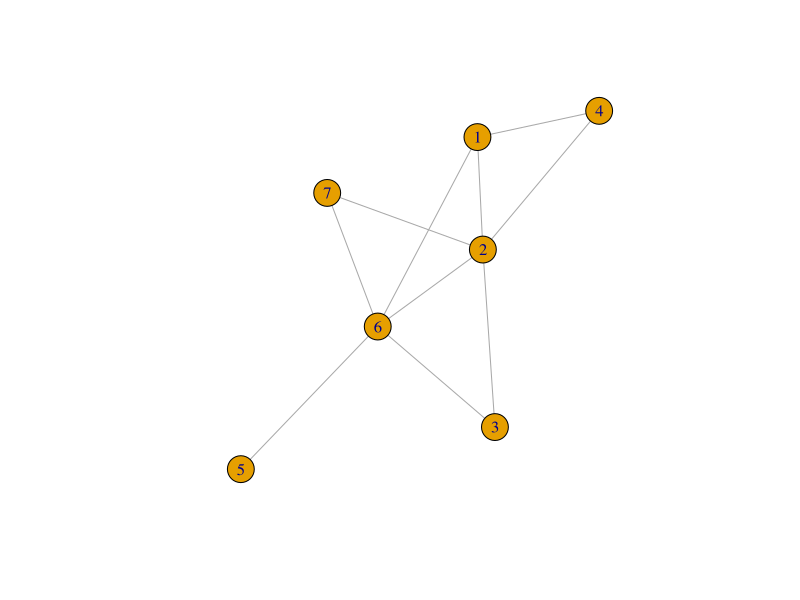
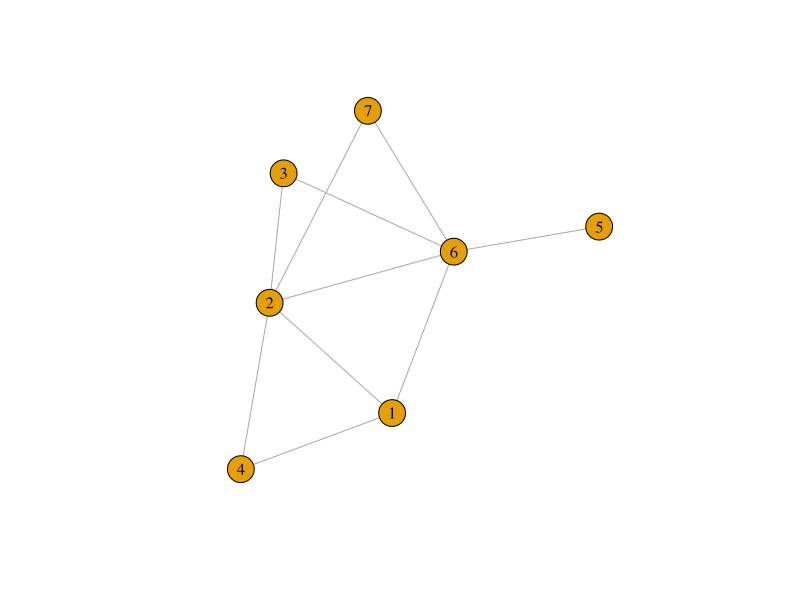
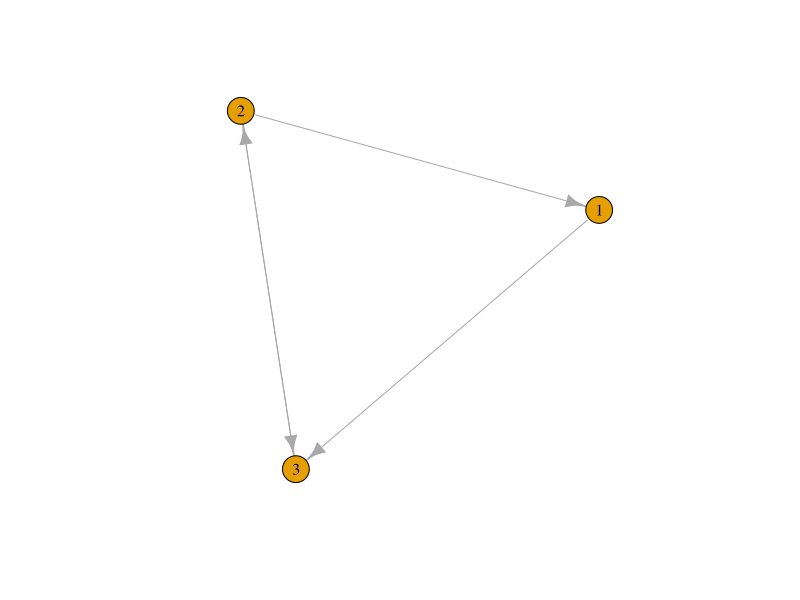
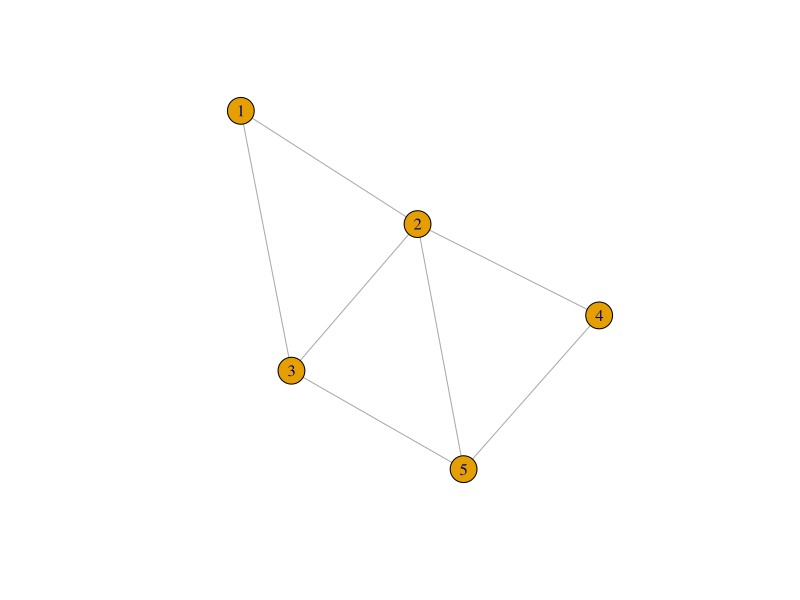
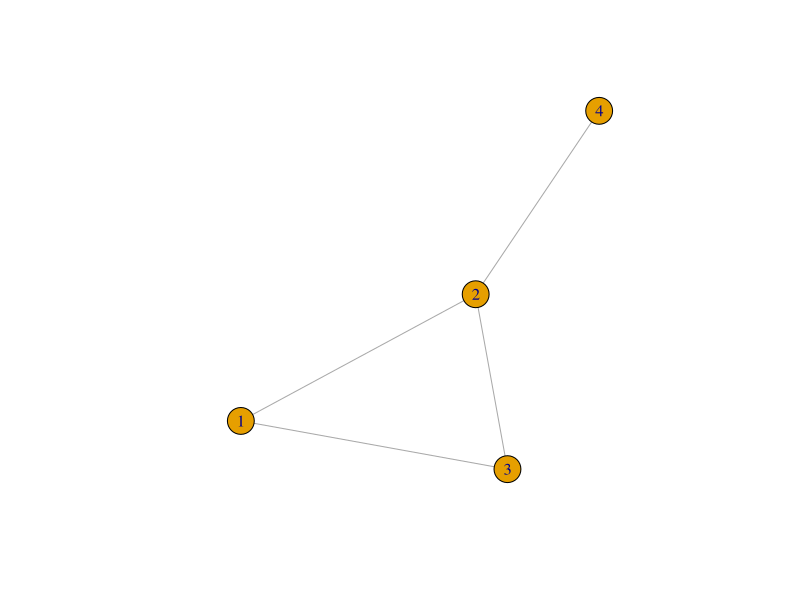
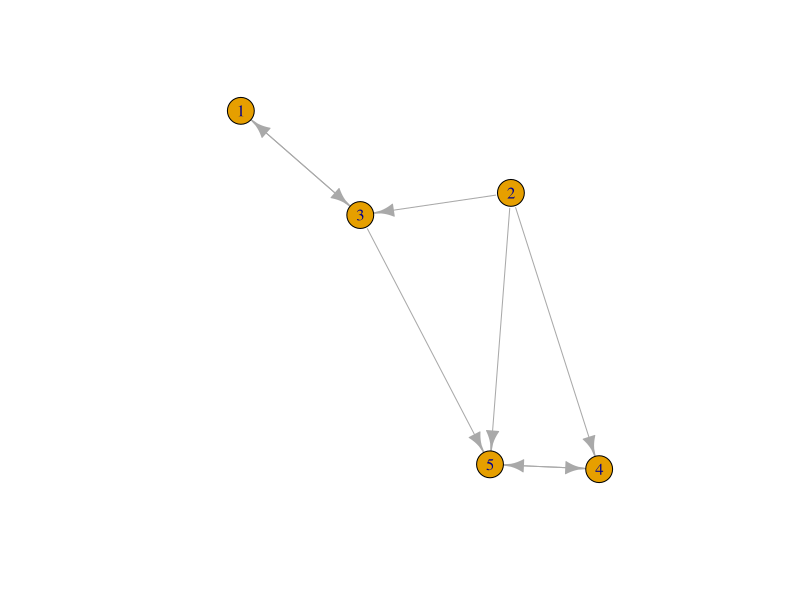
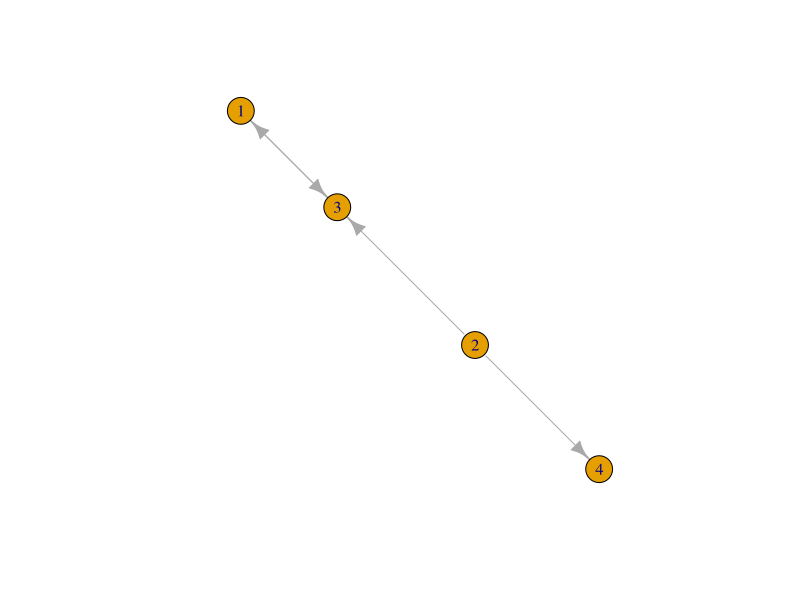
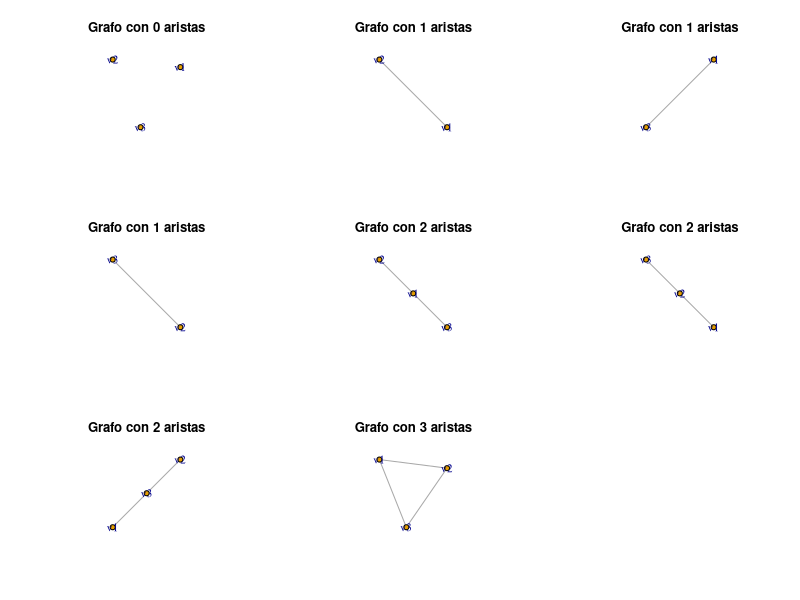

The R script that drew these images, in order:
# Taller 1

library(igraph)


# Punto 1 -----------------------------------------------------------------

# Red binaria no dirigida G(n,m) n nodos y orden m
set.seed(123)
g <- sample_gnm(7,10)
V(g)
vcount(g) # Orden del grafo

E(g)
ecount(g) # Tamaño del grafo

as_edgelist(g) # Lista de relaciones
as_adjacency_matrix(g, sparse = F) # Matriz de adyacencia

set.seed(123)
plot(g)

# Red ponderada no dirigida

## Empecemos por asignar pesos a las conexiones de nuestra red

wg <- g

set.seed(123)
E(wg)$weight <- round(runif(n = ecount(wg)), 3)

E(wg)$weight # Visualizo los pesos creados
is_weighted(wg) # Pregunto si es ponderada


as_data_frame(wg) #Puedo ver los pesos por cada conexión
as_adjacency_matrix(wg,sparse = F, attr = 'weight')

set.seed(123)
plot(wg,edge.width = E(g)$weight)

# Red binaria dirigida

dg <- sample_gnm(3, 4, directed = TRUE)
set.seed(123)
plot(dg)

vcount(dg) # Orden del gráfo
ecount(dg) # Tamaño del grafo

#Conexión
is.connected(dg, mode = 'weak') # Conexión debil
is.connected(dg, mode = 'strong') # No conexión fuerte


# Punto 2 -----------------------------------------------------------------

# Consideramos un grafo G(V,E) con los siguientes edges

enla <- c(1,2,1,3,2,3,2,4,2,5,3,5,4,5)

# Lo convertimos en un grafo
g <- graph(edges = enla,directed = F)

# Lo visualizamos 
set.seed(123)
plot(g)

# Orden, tamaño y diámetro del gráfo

sprintf('El orden del gráfo es de %d', vcount(g))
sprintf('El tamaño del gráfo es de %d', ecount(g))
sprintf('El diametro del gráfo es %d', diameter(g))

# Grado de cada vértice

degree(graph = g, v = V(g)) #Grado de todos los vértices

# Graficar subgrafo generado por los nodos 1,2,3 y 4

nodos_subgrafo <- c(1, 2, 3, 4)

subgrafo <- induced_subgraph(g, nodos_subgrafo) # Obtener el subgrafo
set.seed(123)

plot(subgrafo)


# Punto 3 -----------------------------------------------------------------

# Consideramos un digrafo G(V,E) con los siguientes edges

enla3 <- c(1,3,2,3,2,4,2,5,3,1,3,5,4,5,5,4)

# Lo convertimos en un grafo
g3 <- graph(edges = enla3,directed = T)

# Lo visualizamos 
set.seed(123)
plot(g3)

# Orden, tamaño y diámetro del gráfo

sprintf('El orden del gráfo es de %d', vcount(g3)) # 5
sprintf('El tamaño del gráfo es de %d', ecount(g3)) # 8
sprintf('El diametro del gráfo es %d', diameter(g3)) # 3

# Grado de cada vértice

degree(graph = g3, v = V(g3), mode = 'in') #Grados de entrada
degree(graph = g3, v = V(g3), mode = 'out')  #Grados de salida

# Graficar subgrafo generado por los nodos 1,2,3 y 4

nodos_subgrafo <- c(1, 2, 3, 4)

subgrafo3 <- induced_subgraph(g3, nodos_subgrafo) # Obtener el subgrafo
set.seed(123)
plot(subgrafo3)


# Punto 4 -----------------------------------------------------------------

# Empecemos por graficar la triada; para ello, definamosla

# Triada o tripleta
# Una tríada es un conjunto de tres vertices

# Estados triádicos dirigidos

# Cuántaos estádos triadicos no dirigidos puede haber? 2^3 = 8
# Ninguna, una, dos o tres aristas

# Definamos vertices

vertices <- c("v1", "v2", "v3")

# Generemos una lista con el número de aristas posibles por cada grafo

edgelists <- list(
  c(),                   # Ninguna arista
  c("v1", "v2"),         # Una arista (v1 - v2)
  c("v1", "v3"),         # Una arista (v1 - v3)
  c("v2", "v3"),         # Una arista (v2 - v3)
  c("v1", "v2", "v1", "v3"),   # Dos aristas (v1 - v2, v1 - v3)
  c("v1", "v2", "v2", "v3"),   # Dos aristas (v1 - v2, v2 - v3)
  c("v1", "v3", "v2", "v3"),   # Dos aristas (v1 - v3, v2 - v3)
  c("v1", "v2", "v1", "v3", "v2", "v3")  # Tres aristas (triángulo completo)
)


# Los convertimos en grafos para tener los estados triadicos no dirigidos

for (i in 1:length(edgelists)) {
  edgelists[[i]] <- graph(edgelists[[i]],directed = F)
}

edgelists[[1]] <- make_empty_graph(n = 3, directed = FALSE)
V(edgelists[[1]])$name <- vertices

# Los graficamos

par(mfrow=c(3,3))
for (i in edgelists) {
  plot(i, main = sprintf('Grafo con %d aristas', ecount(i)))
}

# Valoremos ahora cuales de estos grafos son isomorfos

# Mostremos cuales de estos grafos son isomorfos

prueba_isomorfismo <- list()
for (i in 1:(length(edgelists) - 1)) {
  for (j in (i + 1):length(edgelists)) {
    iso <- isomorphic(edgelists[[i]], edgelists[[j]])
    if(iso == T){
    cat(sprintf("Grafo %d y Grafo %d son isomorfos: %s\n", i, j, iso), "\n")}
  }
} 

# Punto 6 -----------------------------------------------------------------



